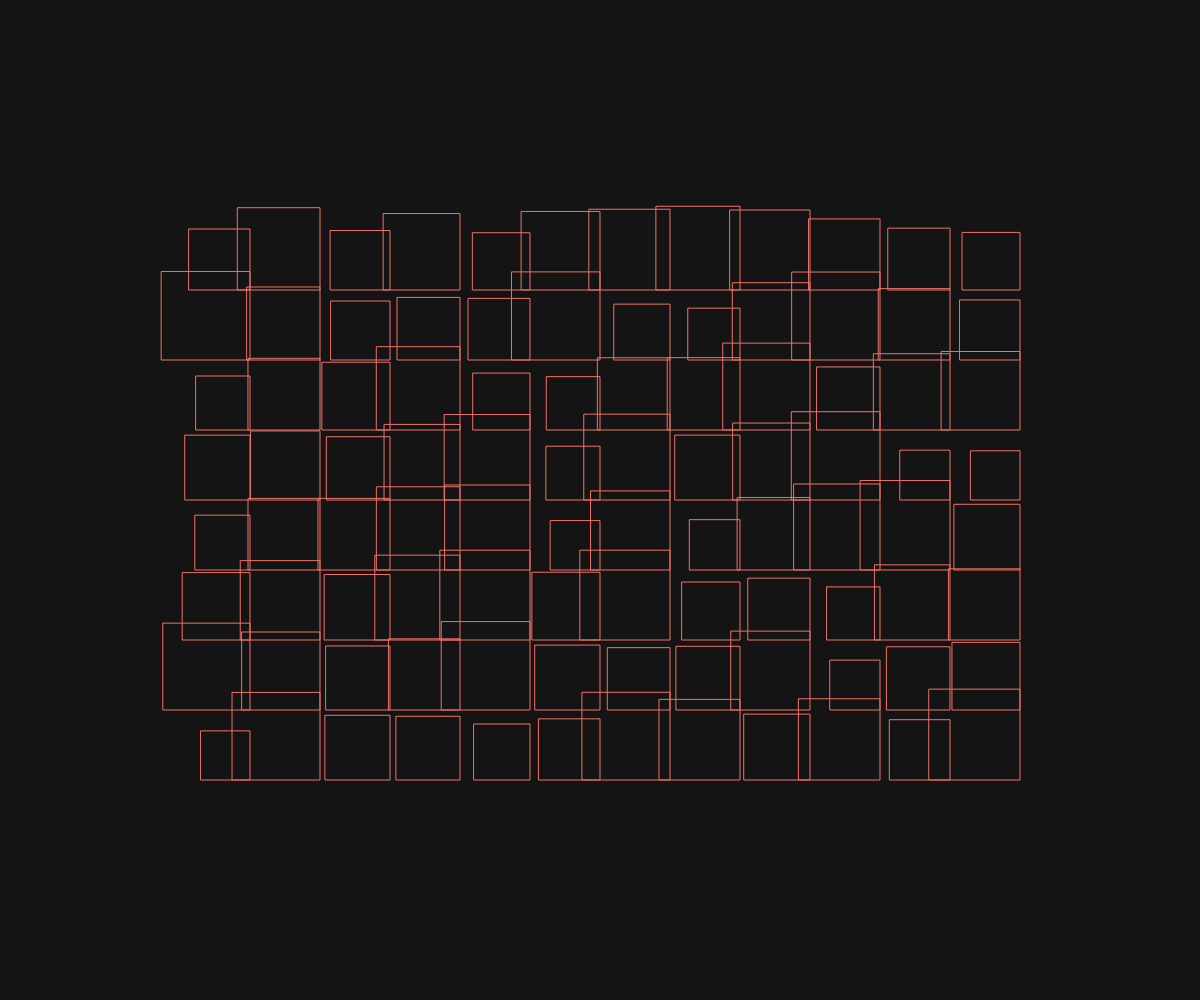
Frame 1 (no input)
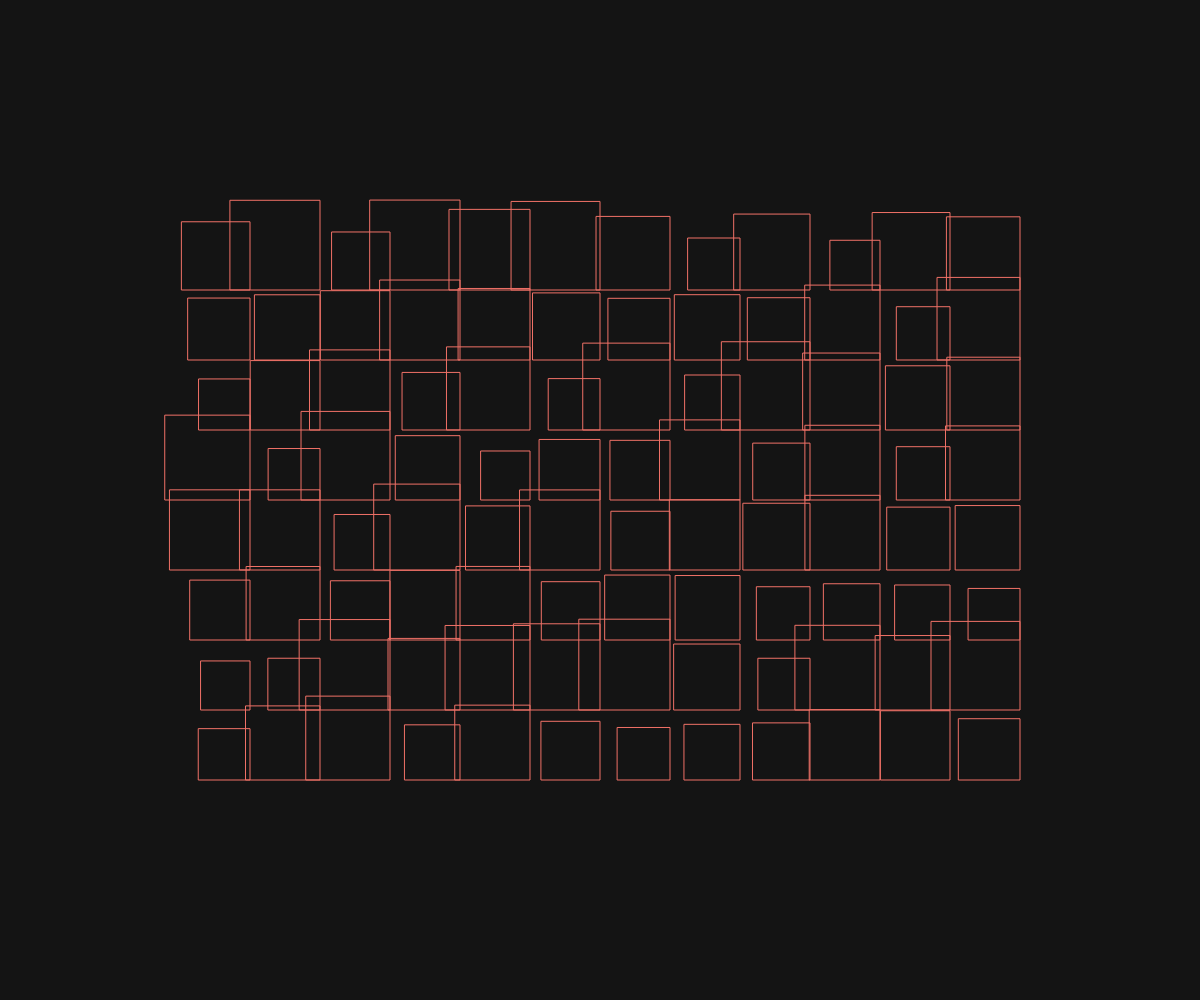
Frame 2 (the mouse pressed at the canvas centre, redrawn once)

The p5.js sketch that drew these frames (run headless with seeded random() and noise() and a simulated clock; the mouse was pressed at the canvas centre and the sketch redrawn once):

// p5.js sketch
// ── sketch.js
function setup() {
  createCanvas(windowWidth, windowHeight);
  noLoop();
}

function draw() {
  background('#141414');
  const cols = 12;
  const rows = 8;
  const cell = min(width, height) * 0.07;
  const startX = (width - cols * cell) * 0.5;
  const startY = (height - rows * cell) * 0.5;
  stroke('#f07167');
  noFill();
  for (let y = 0; y < rows; y++) {
    for (let x = 0; x < cols; x++) {
      const jitter = random(-cell * 0.3, cell * 0.3);
      rect(startX + x * cell + jitter, startY + y * cell + jitter, cell - jitter, cell - jitter);
    }
  }
}

function windowResized() {
  resizeCanvas(windowWidth, windowHeight);
  redraw();
}
